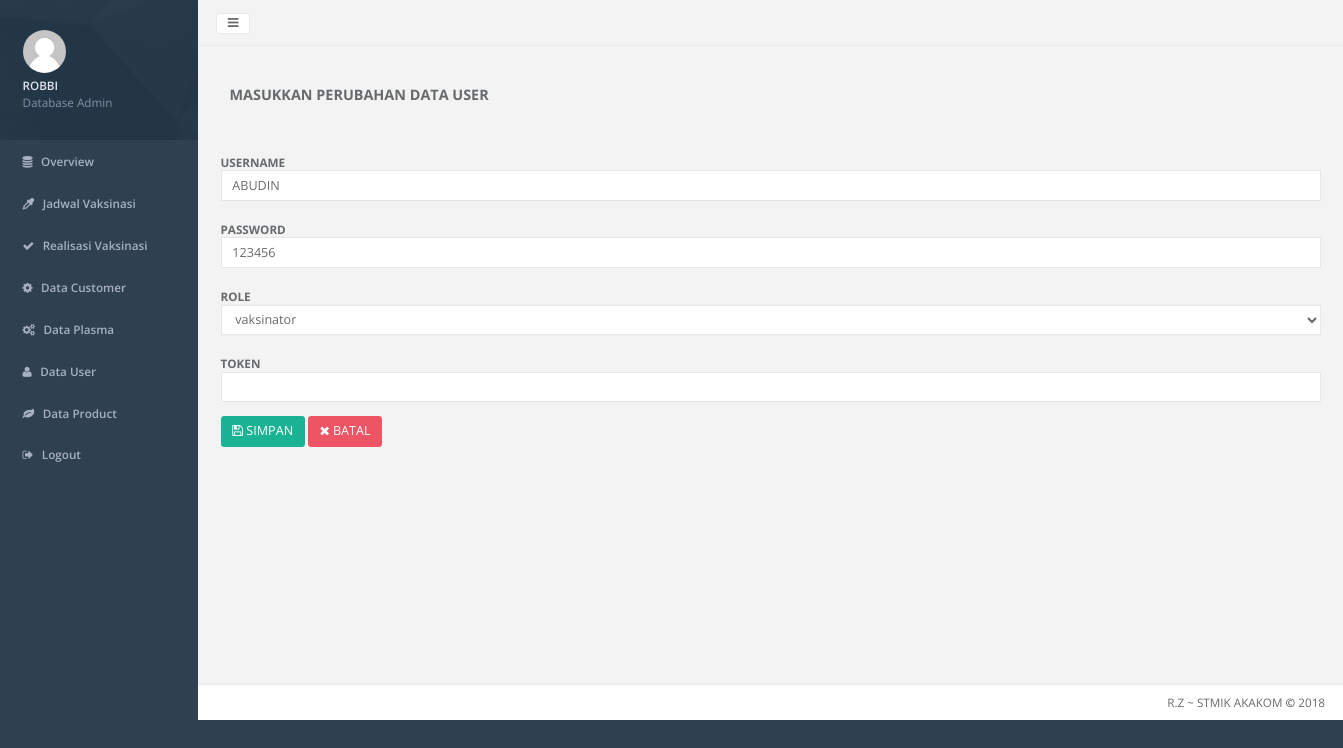
Page /_admin/home.php?hal=user-edit&uid=16 (signed in) on the earlier database version.
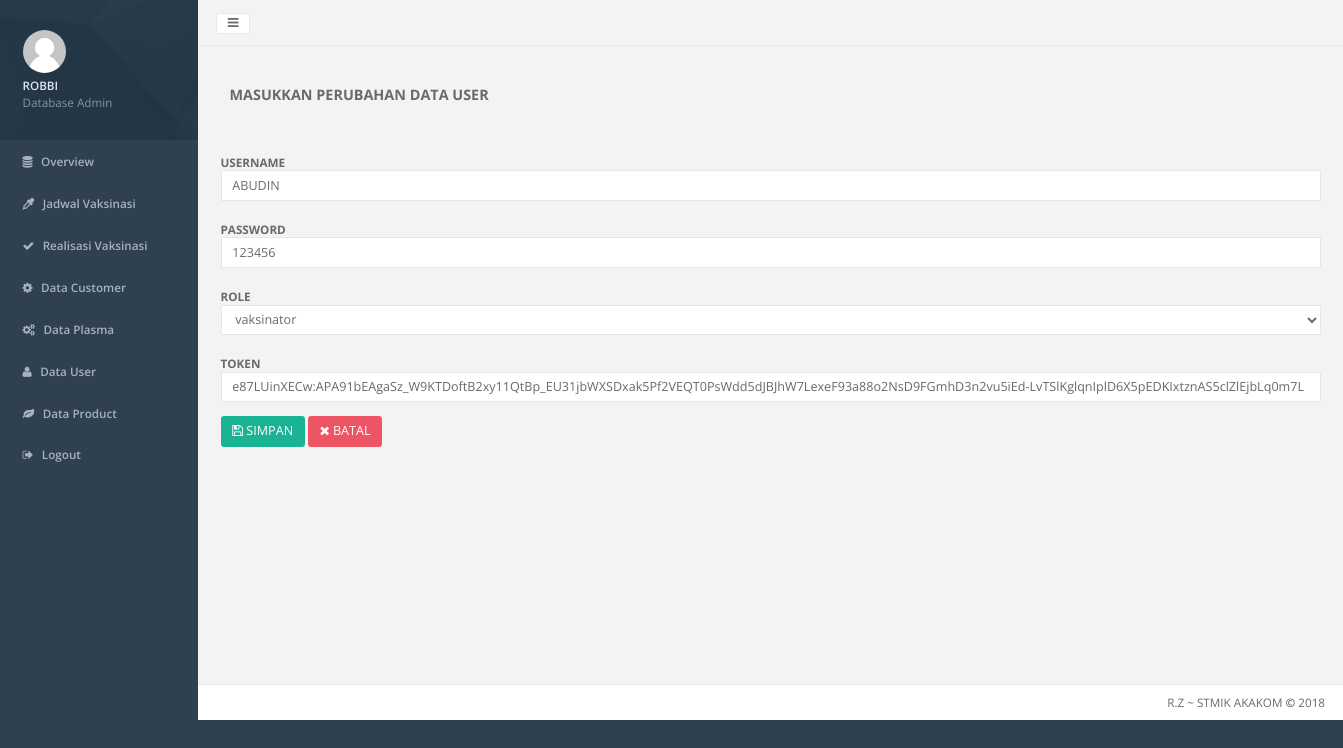
Same page on the later database version.
### tables this page shows
CREATE TABLE IF NOT EXISTS `user` (
`uid` int(8) NOT NULL,
  `username` varchar(32) NOT NULL,
  `password` varchar(16) NOT NULL,
  `role` enum('admin','koordinator','vaksinator') NOT NULL,
  `token` text NOT NULL
);

### _admin/user-edit.php (the view, shortened to what this page needs)
<div class="wrapper wrapper-content animated fadeInRight">
    <h3><b>MASUKKAN PERUBAHAN DATA USER</b></h3>
</div>
<?php
    $uid = $_GET["uid"];
    include "../koneksi.php";
    $sql = "select * from user where uid ='$uid'";
    $hasil = mysqli_query($kon,$sql);
    $data = mysqli_fetch_array($hasil);
    $username = $data['username'];
    $password = $data['password'];
    $role     = $data['role'];
    $token    = $data['token'];
?>
<form class="form-horizontal" action="user-simpan.php" method="post" enctype="multipart/form-data">
    <div class="form-group">
    <div class="col-sm-12">
        <label class="control-label" for="username">USERNAME</label>
        <div class="controls">
            <input class="form-control" type="text" name="username" value="<?php echo $username;?>">
        </div>
    </div>
    </div>
    <div class="form-group">
    <div class="col-sm-12">
        <label class="control-label" for="password">PASSWORD</label>
        <div class="controls">
            <input class="form-control" type="text" name="password" value="<?php echo $password;?>">
        </div>
    </div>
    </div>
    <div class="form-group">
    <div class="col-sm-12">
        <label class="control-label" for="role">ROLE</label>
        <div class="controls">
            <select class="form-control" name="role">
              <option value="vaksinator" <?php if ($role == "vaksinator") echo "selected"; ?> >vaksinator</option>
            </select>
        </div>
    </div>
    </div>
    <div class="form-group">
    <div class="col-sm-12">
        <label class="control-label" for="token">TOKEN</label>
        <div class="controls">
            <input class="form-control" type="text" name="token" value="<?php echo $token;?>">
        </div>
    </div>
    </div>
    <div class="form-group">
    <div class="col-sm-12 col-sm-10">
        <button type="submit" class="btn btn-primary"><i class="fa fa-floppy-o"></i>&nbsp;SIMPAN</button>
        <a class="btn btn-danger" href="home.php?hal=user-data"><i class="fa fa-times"></i>&nbsp;BATAL </a>
    </div>
    </div>
</form>

Differences in the rows shown:
changed user "ABUDIN": token (not shown) → "e87LUinXECw:APA91bEAgaSz_W9KTDoftB2xy11QtBp_EU31jbWXSDxak5Pf2VEQT0PsWdd5dJBJhW7LexeF93a88o2NsD9FGmhD3n2vu5iEd-LvTSlKglqnIplD6X5pEDKIxtznAS5clZlEjbLq0m7L"
